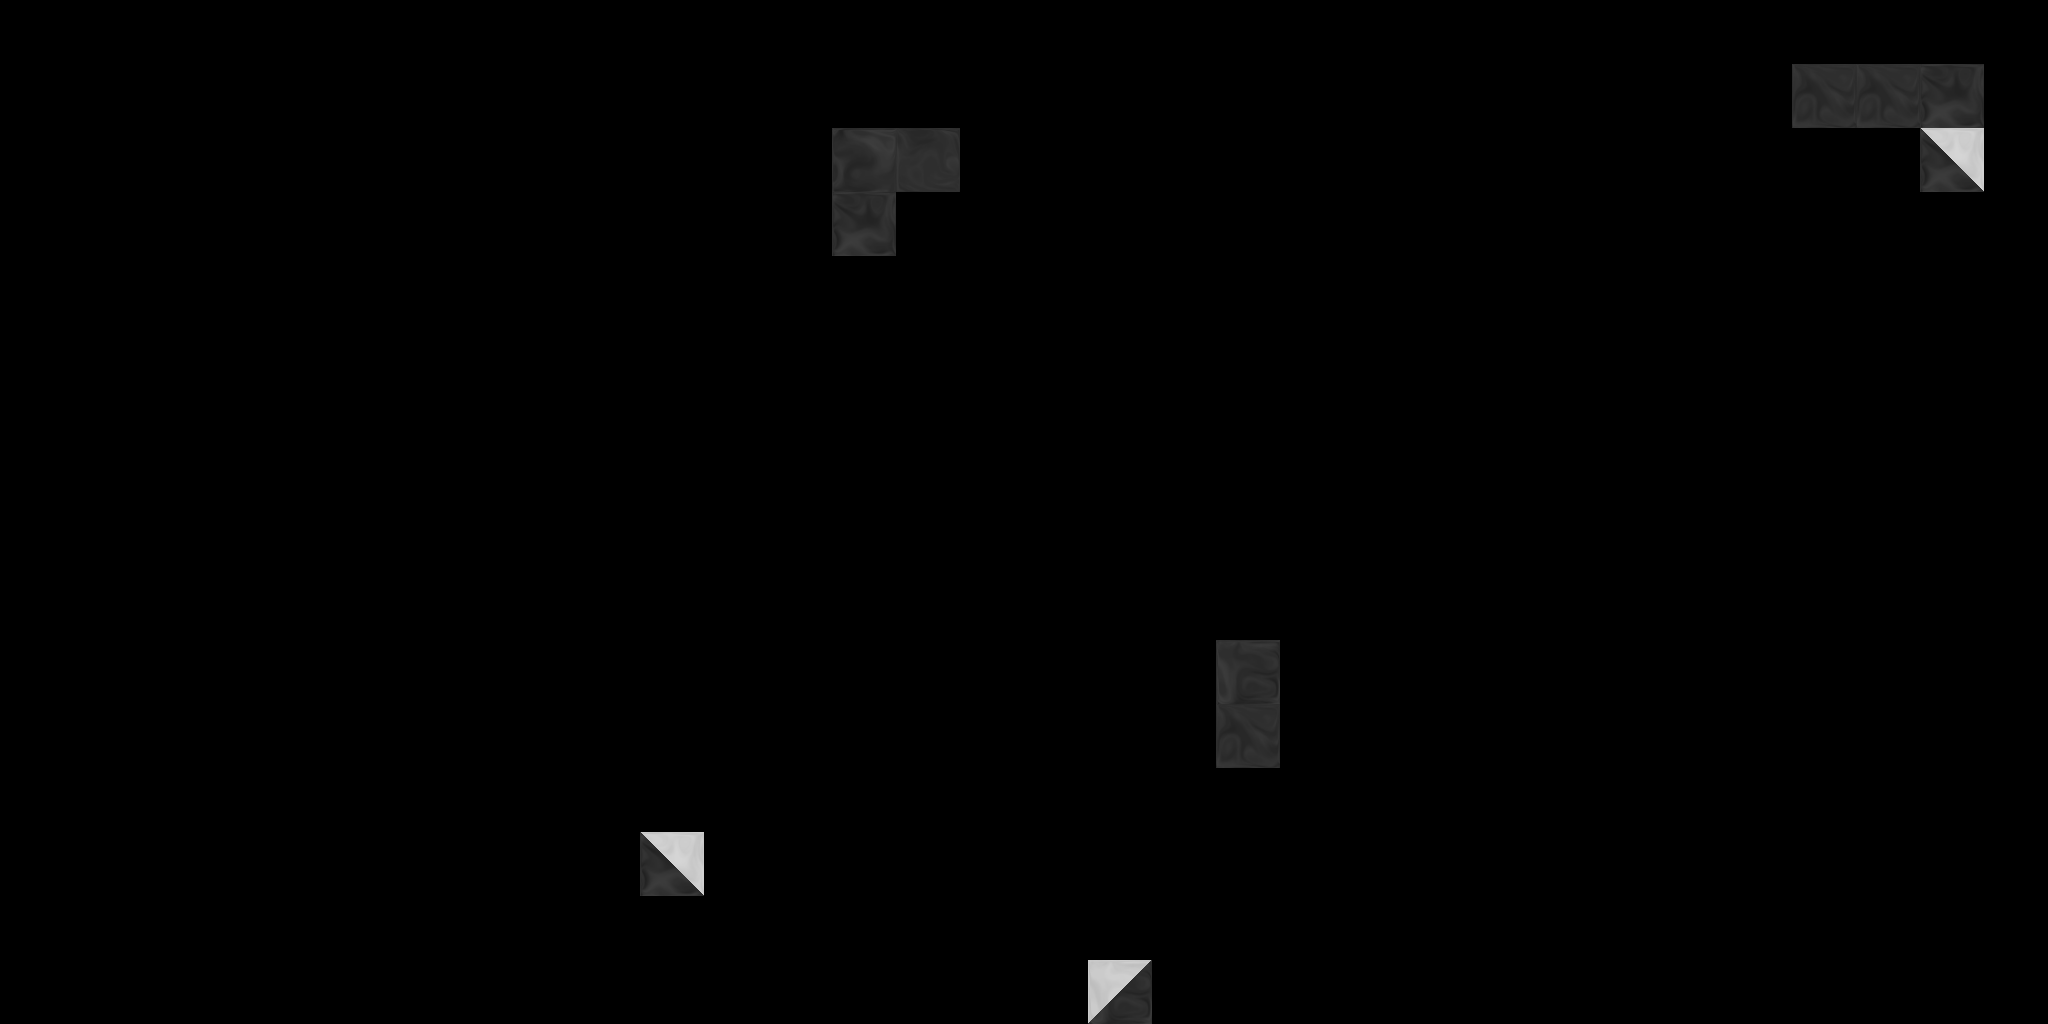

The image is a tile-based game level rendered from a .tmx file. Its description and complete source (layers, tilesets, objects, tile grids) follow:
An orthogonal 32x16 tile map with 64x64 px tiles, 1 tile layer (tile), 1 hidden layer not drawn, 6 tilesets and 2 objects (2x Portal).

<map version="1.0" orientation="orthogonal" width="32" height="16" tilewidth="64" tileheight="64">
 <properties>
  <property name="bg" value="bg4" />
  <property name="bgParallaxX" value=".7" />
  <property name="bgParallaxY" value=".7" />
  <property name="music" value="begin_red" />
 </properties>
 <tileset firstgid="1" source="tiles/black_tiles.tsx" />
 <tileset firstgid="50" source="tiles/white_tiles.tsx" />
 <tileset firstgid="99" source="tiles/mixed_tiles.tsx" />
 <tileset firstgid="211" source="tiles/glass_tiles.tsx" />
 <tileset firstgid="260" source="tiles/black_indestructable.tsx" />
 <tileset firstgid="310" source="tiles/sand_tiles.tsx" />
 <layer name="backTile" width="32" height="16" visible="0">
  <data encoding="csv">
0,0,0,0,0,0,0,0,0,0,0,0,0,0,0,0,0,0,0,0,0,0,0,0,0,0,0,0,0,0,0,0,
0,0,0,0,0,0,0,0,0,0,0,0,0,0,0,0,0,0,0,0,0,0,0,0,0,0,0,0,0,0,0,0,
0,0,0,0,0,0,0,0,0,0,0,0,0,0,0,0,0,0,0,0,0,0,0,0,0,0,0,0,0,0,0,0,
0,0,0,0,0,0,0,0,0,0,0,0,0,0,0,0,0,0,0,0,0,0,0,0,0,0,0,0,0,0,0,0,
0,0,0,0,0,0,0,0,0,0,0,0,0,0,0,0,0,0,0,0,0,0,0,0,0,0,0,0,0,0,0,0,
0,0,0,0,0,0,0,0,0,0,0,0,0,0,0,0,0,0,0,0,0,0,0,0,0,0,0,0,0,0,0,0,
0,0,0,0,0,0,0,0,0,0,0,0,0,0,0,0,0,0,0,0,0,0,0,0,0,0,0,0,0,0,0,0,
0,0,0,0,0,0,0,0,0,0,0,0,0,0,0,0,0,0,0,0,0,0,0,0,0,0,0,0,0,0,0,0,
0,0,0,0,0,0,0,0,0,0,0,0,0,0,0,0,0,0,0,0,0,0,0,0,0,0,0,0,0,0,0,0,
0,0,0,0,0,0,0,0,0,0,0,0,0,0,0,0,0,0,0,0,0,0,0,0,0,0,0,0,0,0,0,0,
0,0,0,0,0,0,0,0,0,0,0,0,0,0,0,0,0,0,0,0,0,0,0,0,0,0,0,0,0,0,0,0,
0,0,0,0,0,0,0,0,0,0,0,0,0,0,0,0,0,0,0,0,0,0,0,0,0,0,0,0,0,0,0,0,
0,0,0,0,0,0,0,0,0,0,0,0,0,0,0,0,0,0,0,0,0,0,0,0,0,0,0,0,0,0,0,0,
0,0,0,0,0,0,0,0,0,0,0,0,0,0,0,0,0,0,0,0,0,0,0,0,0,0,0,0,0,0,0,0,
0,0,0,0,0,0,0,0,0,0,0,0,0,0,0,0,0,0,0,0,0,0,0,0,0,0,0,0,0,0,0,0,
0,0,0,0,0,0,0,0,0,0,0,0,0,0,0,0,0,0,0,0,0,0,0,0,0,0,0,0,0,0,0,0
</data>
 </layer>
 <objectgroup name="obj" width="32" height="16">
  <object type="Portal" x="256" y="640" width="64" height="64">
   <ellipse />
  </object>
  <object type="Portal" x="1856" y="448" width="64" height="64">
   <ellipse />
  </object>
 </objectgroup>
 <layer name="tile" width="32" height="16">
  <data encoding="csv">
0,0,0,0,0,0,0,0,0,0,0,0,0,0,0,0,0,0,0,0,0,0,0,0,0,0,0,0,0,0,0,0,
0,0,0,0,0,0,0,0,0,0,0,0,0,0,0,0,0,0,0,0,0,0,0,0,0,0,0,0,14,14,3,0,
0,0,0,0,0,0,0,0,0,0,0,0,0,49,7,0,0,0,0,0,0,0,0,0,0,0,0,0,0,0,101,0,
0,0,0,0,0,0,0,0,0,0,0,0,0,3,0,0,0,0,0,0,0,0,0,0,0,0,0,0,0,0,0,0,
0,0,0,0,0,0,0,0,0,0,0,0,0,0,0,0,0,0,0,0,0,0,0,0,0,0,0,0,0,0,0,0,
0,0,0,0,0,0,0,0,0,0,0,0,0,0,0,0,0,0,0,0,0,0,0,0,0,0,0,0,0,0,0,0,
0,0,0,0,0,0,0,0,0,0,0,0,0,0,0,0,0,0,0,0,0,0,0,0,0,0,0,0,0,0,0,0,
0,0,0,0,0,0,0,0,0,0,0,0,0,0,0,0,0,0,0,0,0,0,0,0,0,0,0,0,0,0,0,0,
0,0,0,0,0,0,0,0,0,0,0,0,0,0,0,0,0,0,0,0,0,0,0,0,0,0,0,0,0,0,0,0,
0,0,0,0,0,0,0,0,0,0,0,0,0,0,0,0,0,0,0,0,0,0,0,0,0,0,0,0,0,0,0,0,
0,0,0,0,0,0,0,0,0,0,0,0,0,0,0,0,0,0,0,2,0,0,0,0,0,0,0,0,0,0,0,0,
0,0,0,0,0,0,0,0,0,0,0,0,0,0,0,0,0,0,0,14,0,0,0,0,0,0,0,0,0,0,0,0,
0,0,0,0,0,0,0,0,0,0,0,0,0,0,0,0,0,0,0,0,0,0,0,0,0,0,0,0,0,0,0,0,
0,0,0,0,0,0,0,0,0,0,101,0,0,0,0,0,0,0,0,0,0,0,0,0,0,0,0,0,0,0,0,0,
0,0,0,0,0,0,0,0,0,0,0,0,0,0,0,0,0,0,0,0,0,0,0,0,0,0,0,0,0,0,0,0,
0,0,0,0,0,0,0,0,0,0,0,0,0,0,0,0,0,100,0,0,0,0,0,0,0,0,0,0,0,0,0,0
</data>
 </layer>
 <objectgroup name="front" width="32" height="16" />
</map>
